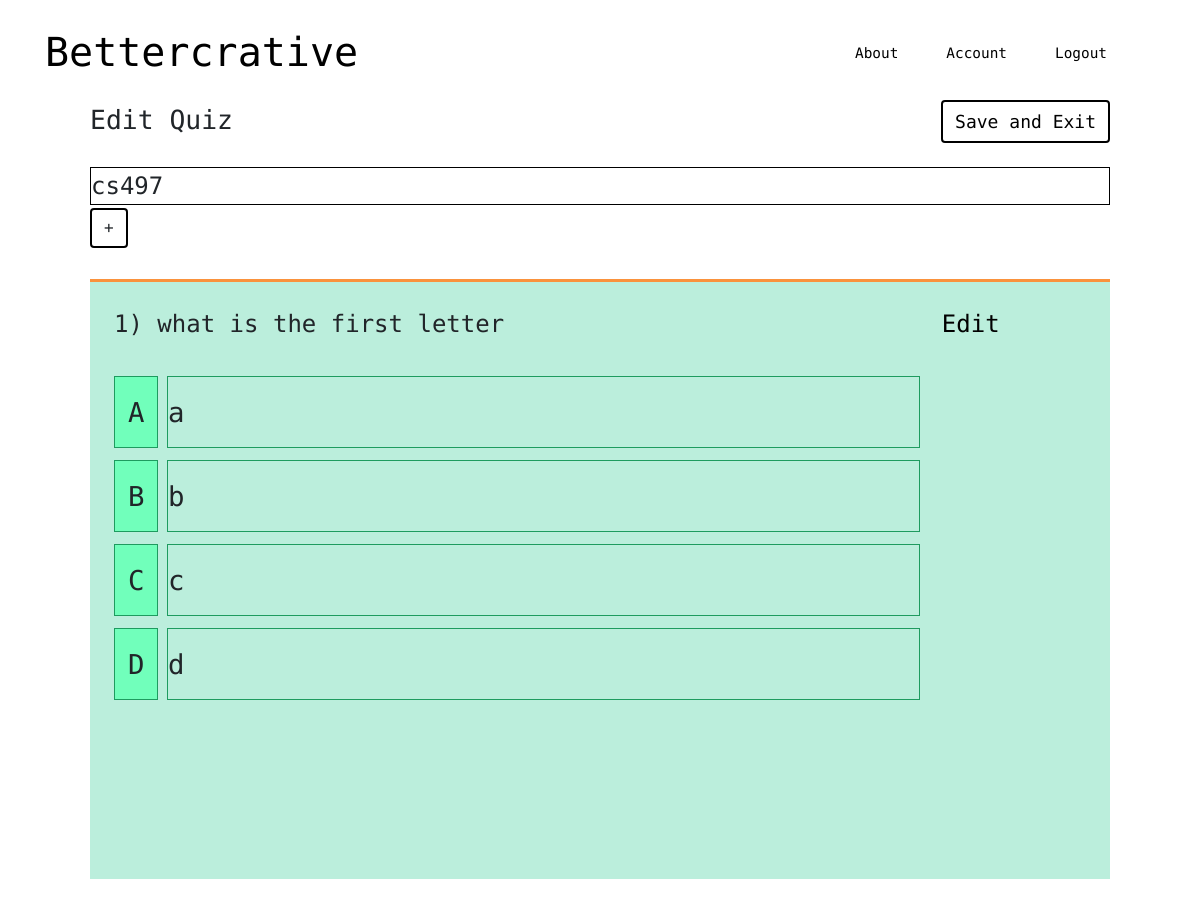
/quiz/1 (signed in), run on the app's committed database.
### bettercrative/models.py (models this page shows, shortened)
class Quiz(db.Model):
    id = db.Column(db.Integer, primary_key=True)
    name = db.Column(db.String(50), unique=True, nullable=False)
    question_content = db.Column(db.String, nullable=False)
    question_answers = db.relationship('Answer', backref='quiz', lazy=True, collection_class=list,
                                       cascade="all, delete, delete-orphan")
    date_created = db.Column(db.Date, nullable=False, default=datetime.today())
    user_id = db.Column(db.Integer, db.ForeignKey('user.id'), nullable=False)
    classroom_host_id = db.Column(db.Integer, db.ForeignKey('classroom.id'), nullable=True)
    active_question = db.Column(db.String, nullable=True)
    questions = db.relationship('Question', backref='quiz', lazy=True, collection_class=list, cascade="all, delete, delete-orphan")

class Answer(db.Model):
    id = db.Column(db.Integer, primary_key=True)
    content = db.Column(db.Text, nullable=False)
    quiz_id = db.Column(db.Integer, db.ForeignKey('quiz.id'), nullable=False)
    correct = db.Column(db.Boolean, nullable=False, default=False)
    def __repr__(self):
        return f"Answer('{self.content}', '{self.correct}')"

### bettercrative/quizzes/routes.py (the view)
@quizzes.route("/quiz/<int:quiz_id>")
@login_required
def quiz(quiz_id):
    quiz = Quiz.query.get_or_404(quiz_id)
    return render_template('quiz.html', title=quiz.name, quiz=quiz)

### bettercrative/models.py (called while the page is built)
@login_manager.user_loader
def load_user(id):
    return User.query.get(int(id))

### bettercrative/templates/quiz.html (shortened to what this page needs)
{% extends "layout.html" %}
{% block content %}
    <div id = "quiz-content-container">
        <div id = "editing-container">
            <div id = "edit-section">
                <div class ="headerSection">
                    <div class = "editSign">Edit Quiz</div>
                    <div class = "QuizSaveExitBtn btn" > <a href ="{{ url_for('users.account')}}" >Save and Exit</a></div>
                </div>
            </div>
            <div id = "quiz-title">
                <div id="quizname">
                    {{quiz.name}}
                </div>
            </div>
            <div>
                <button class="btn" onclick="addQuestion('{{ url_for('quizzes.add_question') }}', q_id={{ quiz.id }})">
                    +
                </button>
            </div>
            <div id = "questions">
                <div id = "given-question">
                    <div id = "question">
                        <div class = "multiple-choice">
                            <div class = "question-edit-header">
                                <div class="question-number">
                                    <label>1) {{quiz.question_content}}</label>
                                    <a id = "Quiz-Edit" href= "#"> Edit</a>
                                </div>
                            </div>
                            {%for eachanswer in quiz.question_answers%}
                            <div class = "answerContainer reset">
                                <div class = "answerChoice">
                                    {%if quiz.question_answers.index(eachanswer) == 0%}
                                    <span class = "choice"> A </span>
                                    {%elif quiz.question_answers.index(eachanswer) == 1 %}
                                    <span class = "choice"> B</span>
                                    {%elif quiz.question_answers.index(eachanswer) == 2 %}
                                    <span class = "choice"> C</span>
                                    {%else %}
                                    <span class = "choice"> D</span>
                                    {%endif%}
                                    <div class = "answerBox">
                                        <div class = "answerBox-answer">
                                            {{eachanswer.content}}
                                        </div>
                                    </div>
                                </div>
                            {%endfor%}
                            </div>
                        </div>
                    </div>
                </div>
            </div>
        </div>
    </div>
{% endblock %}

### bettercrative/static/main.css (style rules this page uses)
body { background-attachment: fixed; font-family: 'Open Sans Condensed'; font-size: 180%; background-image: url("images/laptopmono.jpg"); }
* { box-sizing: border-box; }
body:after { content: ' '; display: block; position: absolute; left: 0; top: 0; z-index: -1; width: 100%; height: 100%; }
#editing-container { position: relative; width:85%; margin:auto; cursor: default; font-family: "Source Code Pro"; margin-top:5vw; }
div.headerSection::before { content: ""; display: table; }
div.headerSection::after { content: ""; display: table; clear: both; }
div.editSign { width:50%; margin:0; float:left; font-size:2.2vw; }
div.QuizSaveExitBtn.btn { float:right; font-size:1.5vw; }
div.QuizSaveExitBtn.btn a { color:black; text-decoration:none; }
div#quiz-title { margin-top: 1em; width: 100%; font-size: 2vw; }
div#quizname { border-width:1px; border-style: solid; border-color: black; }
div #question { margin-top:3%; font-size: 2vw; }
div.multiple-choice { padding: 1em; position: relative; background-color: rgb(187, 238, 220); border-top: 3px solid rgb(250, 146, 61); padding-right: 4.6em; min-height:15em; height: 50vw; }
div.question-number::before { content:""; display: table; }
div.question-number:after { content:""; clear:both; display:table; }
div.question-number { margin-bottom:3%; }
a#Quiz-Edit { float:right; text-decoration: none; color:black; }
div.reset::after { content: ""; display: table; clear: both; }
div.answerChoice { margin-bottom: .5em; position: relative; float: left; width: 100%; }
span.choice { float: left; width: 5%; padding:.53em 0; background:rgb(113,255,187); border: 1px solid rgb(30,155,95); text-align: center; font-size: 2.28vw; }
div.answerBox { width: 85%; float: left; margin-left: 1%; border: 1px solid rgb(30,155,95); padding: .53em 0; font-size: 2.28vw; }
.btn { border: 2px solid black; }

### bettercrative/templates/quiz.html (style rules this page uses)
body { background-image: none; }

### data on the page
Quiz: name "cs497", question_content "what is the first letter"
Answer: shows "A", content "a"
Answer: shows "B", content "b"
Answer: shows "C", content "c"
Answer: shows "D", content "d"
